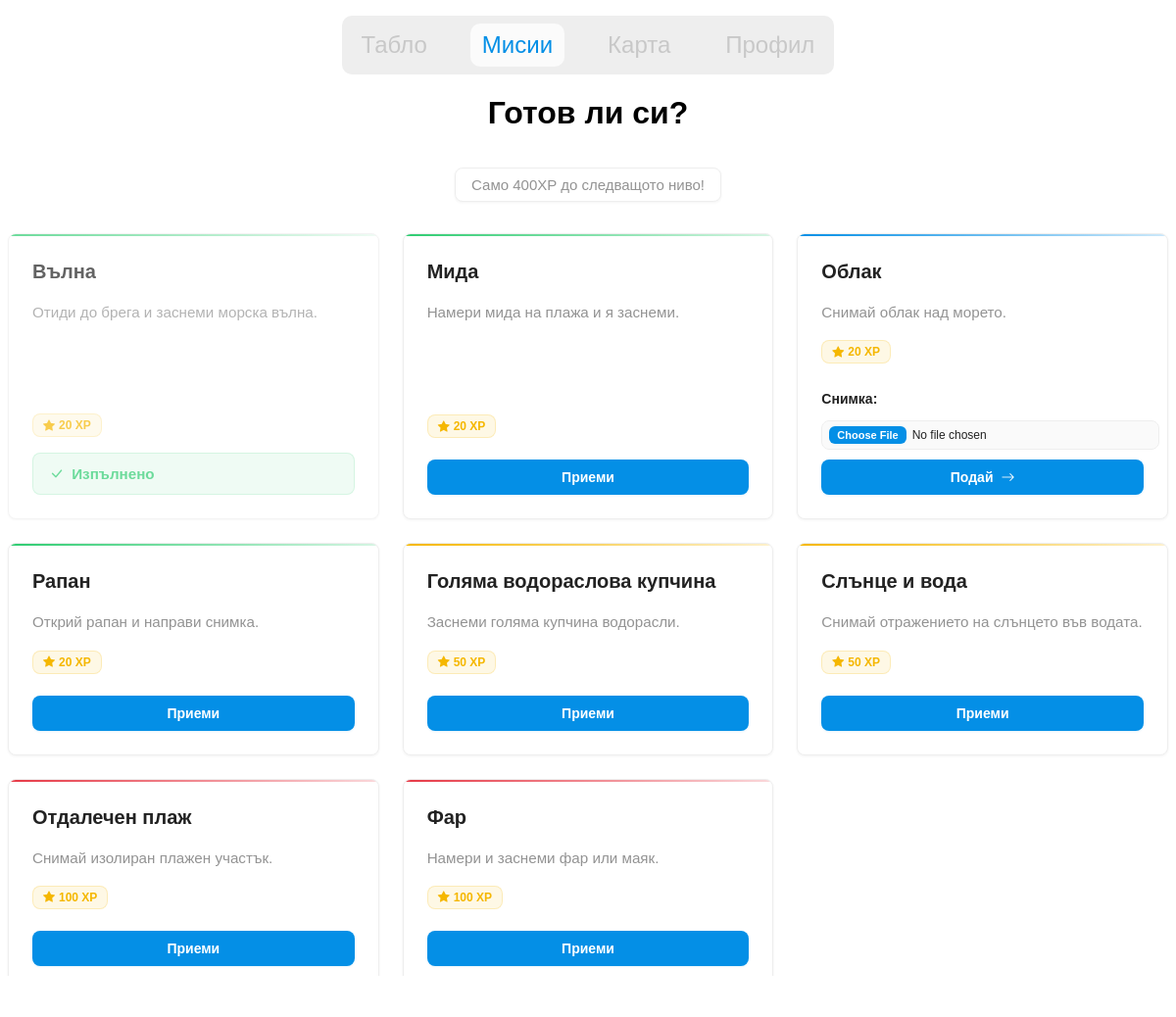
Page /tasks/ (signed in) on the committed database.
### beaches/models.py (models this page shows, shortened)
class Task(models.Model):
    DIFFICULTY_CHOICES = [
        ('easy', 'Лесно'),
        ('medium', 'Средно'),
        ('hard', 'Трудно'),
    ]
    CATEGORY_CHOICES = [
        ('clean', 'Погрижи се природата'),
        ('photo', 'Снимай'),
        ('observe', 'Научи за фауната'),
    ]
    title = models.CharField(max_length=200, default="Task")
    description = models.TextField(max_length=100, null=True)
    user_desc = models.TextField(max_length=1000, null=True)
    difficulty = models.CharField(max_length=10, choices=DIFFICULTY_CHOICES, default="easy")
    category = models.CharField(max_length=20, choices=CATEGORY_CHOICES, default="photo")
    date_assigned = models.DateField(null=True, blank=True)
    reward = models.PositiveIntegerField(default=10)
    is_daily = models.BooleanField(default=False)
    icon = models.CharField(null=True, blank=True, default="bi bi-bullseye")

### beaches/views.py (the view)
# urls.py: path("tasks/", views.tasks_view, name="tasks"),
@login_required
def tasks_view(request):
    profile = models.UserProfile.objects.get(user=request.user)
    all_tasks = models.Task.objects.all()
    accepted_tasks = models.AcceptedTask.objects.filter(
        user_profile=profile, status='accepted'
    )
    completed_tasks = models.AcceptedTask.objects.filter(
        user_profile=profile, status='completed'
    )
    xp_to_next_level = profile.xp_for_next_level - profile.xp
    context = {
        "tasks": all_tasks,
        "accepted_ids": list(accepted_tasks.values_list("task_id", flat=True)),
        "completed_ids": list(completed_tasks.values_list("task_id", flat=True)),
        "xp_to_next_level": xp_to_next_level,
        "current_xp": profile.xp,
        "current_level": profile.level,
        "xp_next": profile.xp_for_next_level,
    }
    return render(request, "app/gamification/tasks.html", context)

### beaches/models.py (called while the page is built)
    @property
    def level(self):
        return max(1, int(0.1 * math.sqrt(self.xp)))

    @property
    def xp_for_next_level(self):
        next_level = self.level + 1
        return int((next_level / 0.1) ** 2)

### beaches/templates/app/gamification/tasks.html (shortened to what this page needs)
{% load static %}
{% load widget_tweaks %}
<!DOCTYPE html>
<html lang="en">
<head>
    <link rel="stylesheet" href="{% static 'alert.css' %}">
    <link rel="stylesheet" href="{% static 'nav.css' %}">
    <link rel="stylesheet" href="{% static 'tasks.css' %}?v={{timestamp}}">
    <link rel="stylesheet" href="https://cdn.jsdelivr.net/npm/bootstrap-icons@1.13.1/font/bootstrap-icons.min.css">
</head>
<body>
    {% include 'app/components/navbar.html' %}
    <center><h1>Готов ли си?</h1></center>
    <p class="xp-next">Само {{ xp_next }}XP до следващото ниво!</p>
    <div class="task-wrapper">
        {% for task in tasks %}
           <div class="task
                {% if task.id in completed_ids %} completed{% elif task.id in accepted_ids %} accepted{% endif %}
                {% if task.difficulty %} {{ task.difficulty }}{% endif %}
            ">
                <h2 class="task-title">{{ task.title }}</h2>
                <p class="task-desc">{{ task.user_desc }}</p>
                <p class="task-reward"><i class="bi bi-star-fill"></i> {{ task.reward }} XP</p>
                {% if task.id in completed_ids %}
                    <p class="text-green"><i class="bi bi-check-lg"></i> Изпълнено</p>
                {% elif task.id in accepted_ids %}
                    <form action="{% url 'complete_task' task.id %}" method="POST" enctype="multipart/form-data" class="mt-3">
                        <label class="text-sm font-medium">Снимка:</label>
                        <input type="file" name="proof_image" accept="image/*" required class="block mt-1">
                        <button class="btn-primary">Подай <i class="bi bi-arrow-right"></i></button>
                    </form>
                {% else %}
                    <form action="{% url 'accept_task' task.id %}" method="POST" class="mt-3">
                        <button class="btn-primary">Приеми</button>
                    </form>
                {% endif %}
            </div>
        {% empty %}
            <p>Нямате мисии...</p>
        {% endfor %}
    </div>
</body>
</html>

### static/nav.css (style rules this page uses)
body { font-family: "Onest", sans-serif; padding-bottom: 60px; }

### static/tasks.css (style rules this page uses)
:root { color-scheme: light dark; --color-primary: #048fe6; --color-success: #2ecc71; --color-danger: #e63946; --color-warning: #f5b700; --text-dark: #222222; --text-light: #f8f8f8; --text-help-light: #939393; --placeholder-light: #c8c8c8; --bg-page: #fafafa; --bg-card: #ffffff; --input-bg-light: #fafafa; --border-subtle-light: #eeeeee; --shadow-sm: 0 1px 3px rgba(0, 0, 0, 0.05); --shadow-md: 0 2px 8px rgba(0, 0, 0, 0.08); --radius: 8px; --spacing-xs: 8px; --spacing-sm: 12px; --spacing-md: 16px; --spacing-lg: 24px; --spacing-xl: 32px; }
html { scroll-behavior: smooth; }
.xp-next { text-align: center; font-size: clamp(0.8125rem, 2vw, 0.9375rem); font-weight: 500; color: var(--text-help-light); margin-bottom: var(--spacing-xl); padding: 8px 16px; background: var(--bg-card); border-radius: var(--radius); border: 1px solid var(--border-subtle-light); display: inline-block; position: relative; left: 50%; transform: translateX(-50%); animation: fadeInUp 0.6s ease-out 0.2s both; box-shadow: var(--shadow-sm); transition: all 0.3s ease; }
.task-wrapper { max-width: 1200px; margin: 0 auto; display: grid; grid-template-columns: repeat(auto-fill, minmax(320px, 1fr)); gap: var(--spacing-lg); animation: fadeIn 0.6s ease-out 0.4s both; }
.task { background: var(--bg-card); border-radius: var(--radius); padding: var(--spacing-lg); box-shadow: var(--shadow-sm); border: 1px solid var(--border-subtle-light); transition: all 0.2s ease; display: flex; flex-direction: column; gap: var(--spacing-md); position: relative; overflow: hidden; }
.task::before { content: ""; position: absolute; top: 0; left: 0; right: 0; height: 2px; background: transparent; transition: all 0.3s ease; }
.task.easy::before { background: linear-gradient(to right, var(--color-success), rgba(46, 204, 113, 0.2)); }
.task.medium::before { background: linear-gradient(to right, var(--color-warning), rgba(245, 183, 0, 0.2)); }
.task.hard::before { background: linear-gradient(to right, var(--color-danger), rgba(230, 57, 70, 0.2)); }
.task.accepted::before { background: linear-gradient(to right, var(--color-primary), rgba(4, 143, 230, 0.2)); }
.task.completed::before { background: linear-gradient(to right, var(--color-success), rgba(46, 204, 113, 0.1)); }
.task.completed { opacity: 0.7; }
.task-title { font-size: 1.25rem; font-weight: 600; color: var(--text-dark); margin: 0; line-height: 1.4; }
.task-desc { font-size: 0.95rem; color: var(--text-help-light); line-height: 1.6; margin: 0; flex-grow: 1; }
.task-reward { display: inline-flex; align-items: center; gap: 4px; font-size: 0.75rem; font-weight: 600; color: var(--color-warning); background: rgba(245, 183, 0, 0.1); padding: 4px 10px; border-radius: var(--radius); margin: 0; width: fit-content; border: 1px solid rgba(245, 183, 0, 0.2); }
.text-green { display: inline-flex; align-items: center; gap: var(--spacing-xs); font-size: 0.95rem; font-weight: 600; color: var(--color-success); background: rgba(46, 204, 113, 0.1); padding: var(--spacing-sm) var(--spacing-md); border-radius: var(--radius); margin: 0; border: 1px solid rgba(46, 204, 113, 0.2); }
.task .mt-3 { margin-top: 6px; display: flex; flex-direction: column; gap: 6px; }
.task .text-sm { font-size: 0.875rem; }
.task .font-medium { font-weight: 600; color: var(--text-dark); margin-bottom: 4px; }
.task .block { display: block; width: 100%; }
.task .mt-1 { margin-top: 4px; }
.task input[type="file"] { width: 100%; padding: 5px 7px; background: var(--input-bg-light); border: 1px solid var(--border-subtle-light); border-radius: var(--radius); font-family: "Onest", sans-serif; font-size: 0.75rem; color: var(--text-dark); cursor: pointer; transition: all 0.2s ease; margin-bottom: 4px; }
.btn-primary { display: inline-flex; align-items: center; justify-content: center; gap: var(--spacing-xs); padding: 10px 20px; background: var(--color-primary); color: white; font-family: "Onest", sans-serif; font-size: 0.875rem; font-weight: 600; border: none; border-radius: var(--radius); cursor: pointer; transition: all 0.2s ease; box-shadow: 0 1px 2px rgba(4, 143, 230, 0.1); }

### rows in the picture
Task: title "Вълна", user_desc "Отиди до брега и заснеми морска вълна.", reward "20", shows "Изпълнено"
Task: title "Мида", user_desc "Намери мида на плажа и я заснеми.", reward "20", shows "Приеми"
Task: title "Облак", user_desc "Снимай облак над морето.", reward "20"
Task: title "Рапан", user_desc "Открий рапан и направи снимка.", reward "20", shows "Приеми"
Task: title "Голяма водораслова купчина", user_desc "Заснеми голяма купчина водорасли.", reward "50", shows "Приеми"
Task: title "Слънце и вода", user_desc "Снимай отражението на слънцето във водата.", reward "50", shows "Приеми"
Task: title "Отдалечен плаж", user_desc "Снимай изолиран плажен участък.", reward "100", shows "Приеми"
Task: title "Фар", user_desc "Намери и заснеми фар или маяк.", reward "100", shows "Приеми"

### other values in the picture
{{ xp_next }} "400"
